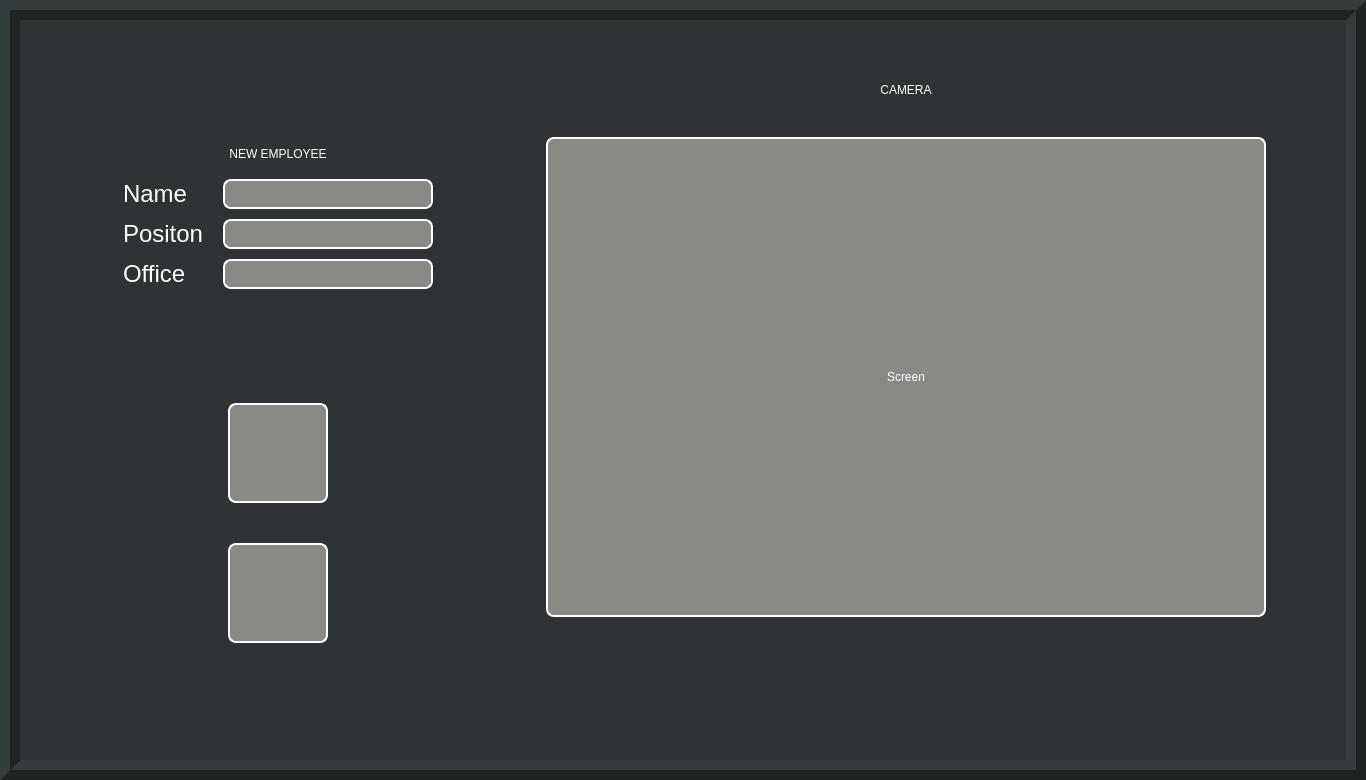
<?xml version="1.0" encoding="UTF-8"?>
<ui version="4.0">
 <class>Form</class>
 <widget class="QWidget" name="Form">
  <property name="geometry">
   <rect>
    <x>0</x>
    <y>0</y>
    <width>1366</width>
    <height>780</height>
   </rect>
  </property>
  <property name="minimumSize">
   <size>
    <width>1366</width>
    <height>768</height>
   </size>
  </property>
  <property name="maximumSize">
   <size>
    <width>1920</width>
    <height>1080</height>
   </size>
  </property>
  <property name="windowTitle">
   <string>Form</string>
  </property>
  <property name="styleSheet">
   <string notr="true">background-color: rgb(46, 52, 54)</string>
  </property>
  <layout class="QHBoxLayout" name="horizontalLayout">
   <property name="spacing">
    <number>0</number>
   </property>
   <property name="leftMargin">
    <number>0</number>
   </property>
   <property name="topMargin">
    <number>0</number>
   </property>
   <property name="rightMargin">
    <number>0</number>
   </property>
   <property name="bottomMargin">
    <number>0</number>
   </property>
   <item>
    <widget class="QFrame" name="frame">
     <property name="frameShape">
      <enum>QFrame::Box</enum>
     </property>
     <property name="frameShadow">
      <enum>QFrame::Raised</enum>
     </property>
     <property name="lineWidth">
      <number>10</number>
     </property>
     <layout class="QHBoxLayout" name="horizontalLayout_2">
      <property name="spacing">
       <number>0</number>
      </property>
      <property name="leftMargin">
       <number>10</number>
      </property>
      <property name="topMargin">
       <number>10</number>
      </property>
      <property name="rightMargin">
       <number>10</number>
      </property>
      <property name="bottomMargin">
       <number>10</number>
      </property>
      <item>
       <widget class="QFrame" name="frame_2">
        <property name="frameShape">
         <enum>QFrame::NoFrame</enum>
        </property>
        <property name="frameShadow">
         <enum>QFrame::Raised</enum>
        </property>
        <layout class="QVBoxLayout" name="verticalLayout_5">
         <item>
          <widget class="QFrame" name="frame_4">
           <property name="sizePolicy">
            <sizepolicy hsizetype="Expanding" vsizetype="Fixed">
             <horstretch>0</horstretch>
             <verstretch>0</verstretch>
            </sizepolicy>
           </property>
           <property name="frameShape">
            <enum>QFrame::NoFrame</enum>
           </property>
           <property name="frameShadow">
            <enum>QFrame::Raised</enum>
           </property>
           <layout class="QVBoxLayout" name="verticalLayout_2">
            <property name="spacing">
             <number>10</number>
            </property>
            <property name="leftMargin">
             <number>50</number>
            </property>
            <property name="topMargin">
             <number>100</number>
            </property>
            <property name="rightMargin">
             <number>0</number>
            </property>
            <property name="bottomMargin">
             <number>10</number>
            </property>
            <item>
             <widget class="QFrame" name="frame_6">
              <property name="sizePolicy">
               <sizepolicy hsizetype="Preferred" vsizetype="Fixed">
                <horstretch>0</horstretch>
                <verstretch>0</verstretch>
               </sizepolicy>
              </property>
              <property name="frameShape">
               <enum>QFrame::NoFrame</enum>
              </property>
              <property name="frameShadow">
               <enum>QFrame::Raised</enum>
              </property>
              <layout class="QFormLayout" name="formLayout_2">
               <property name="labelAlignment">
                <set>Qt::AlignCenter</set>
               </property>
               <property name="formAlignment">
                <set>Qt::AlignCenter</set>
               </property>
               <property name="horizontalSpacing">
                <number>0</number>
               </property>
               <property name="verticalSpacing">
                <number>0</number>
               </property>
               <property name="leftMargin">
                <number>0</number>
               </property>
               <property name="topMargin">
                <number>0</number>
               </property>
               <property name="rightMargin">
                <number>0</number>
               </property>
               <property name="bottomMargin">
                <number>0</number>
               </property>
               <item row="0" column="0">
                <widget class="QLabel" name="label_7">
                 <property name="minimumSize">
                  <size>
                   <width>130</width>
                   <height>30</height>
                  </size>
                 </property>
                 <property name="styleSheet">
                  <string notr="true">font: 75 15pt &quot;Ubuntu Condensed&quot;;
color: rgb(255, 255, 255);</string>
                 </property>
                 <property name="text">
                  <string>NEW EMPLOYEE</string>
                 </property>
                 <property name="alignment">
                  <set>Qt::AlignCenter</set>
                 </property>
                </widget>
               </item>
              </layout>
             </widget>
            </item>
            <item>
             <widget class="QFrame" name="frame_7">
              <property name="frameShape">
               <enum>QFrame::NoFrame</enum>
              </property>
              <property name="frameShadow">
               <enum>QFrame::Raised</enum>
              </property>
              <layout class="QFormLayout" name="formLayout_4">
               <property name="labelAlignment">
                <set>Qt::AlignCenter</set>
               </property>
               <property name="formAlignment">
                <set>Qt::AlignCenter</set>
               </property>
               <property name="horizontalSpacing">
                <number>10</number>
               </property>
               <property name="verticalSpacing">
                <number>10</number>
               </property>
               <property name="leftMargin">
                <number>0</number>
               </property>
               <property name="topMargin">
                <number>0</number>
               </property>
               <property name="rightMargin">
                <number>0</number>
               </property>
               <property name="bottomMargin">
                <number>0</number>
               </property>
               <item row="0" column="0">
                <layout class="QGridLayout" name="gridLayout">
                 <item row="2" column="1">
                  <widget class="QLineEdit" name="office">
                   <property name="maximumSize">
                    <size>
                     <width>210</width>
                     <height>30</height>
                    </size>
                   </property>
                   <property name="styleSheet">
                    <string notr="true">border-color: rgb(255, 255, 255);
background-color: rgb(136, 138, 133);
border-width : 1.5px;
border-style:inset;
border-radius: 8px;
font: 75 15pt &quot;Ubuntu Condensed&quot;;
padding: 0 5px;
color: rgb(255, 255, 255);</string>
                   </property>
                  </widget>
                 </item>
                 <item row="1" column="0">
                  <widget class="QLabel" name="label_3">
                   <property name="minimumSize">
                    <size>
                     <width>90</width>
                     <height>30</height>
                    </size>
                   </property>
                   <property name="maximumSize">
                    <size>
                     <width>90</width>
                     <height>30</height>
                    </size>
                   </property>
                   <property name="styleSheet">
                    <string notr="true">color: rgb(255, 255, 255);
font: 75 15pt &quot;Ubuntu Condensed&quot;;
border-style:inset;</string>
                   </property>
                   <property name="text">
                    <string>&lt;html&gt;&lt;head/&gt;&lt;body&gt;&lt;p&gt;&lt;span style=&quot; font-size:18pt; font-weight:400;&quot;&gt;Positon&lt;/span&gt;&lt;/p&gt;&lt;/body&gt;&lt;/html&gt;</string>
                   </property>
                  </widget>
                 </item>
                 <item row="0" column="1">
                  <widget class="QLineEdit" name="name">
                   <property name="minimumSize">
                    <size>
                     <width>210</width>
                     <height>30</height>
                    </size>
                   </property>
                   <property name="maximumSize">
                    <size>
                     <width>210</width>
                     <height>30</height>
                    </size>
                   </property>
                   <property name="styleSheet">
                    <string notr="true">border-color: rgb(255, 255, 255);
background-color: rgb(136, 138, 133);
border-width : 1.5px;
border-style:inset;
border-radius: 8px;
font: 75 15pt &quot;Ubuntu Condensed&quot;;
padding: 0 5px;
color: rgb(255, 255, 255);</string>
                   </property>
                   <property name="text">
                    <string/>
                   </property>
                  </widget>
                 </item>
                 <item row="1" column="1">
                  <widget class="QLineEdit" name="position">
                   <property name="minimumSize">
                    <size>
                     <width>210</width>
                     <height>30</height>
                    </size>
                   </property>
                   <property name="maximumSize">
                    <size>
                     <width>210</width>
                     <height>30</height>
                    </size>
                   </property>
                   <property name="styleSheet">
                    <string notr="true">border-color: rgb(255, 255, 255);
background-color: rgb(136, 138, 133);
border-width : 1.5px;
border-style:inset;
border-radius: 8px;
font: 75 15pt &quot;Ubuntu Condensed&quot;;
padding: 0 5px;
color: rgb(255, 255, 255);</string>
                   </property>
                  </widget>
                 </item>
                 <item row="2" column="0">
                  <widget class="QLabel" name="label_4">
                   <property name="minimumSize">
                    <size>
                     <width>90</width>
                     <height>30</height>
                    </size>
                   </property>
                   <property name="maximumSize">
                    <size>
                     <width>90</width>
                     <height>30</height>
                    </size>
                   </property>
                   <property name="styleSheet">
                    <string notr="true">color: rgb(255, 255, 255);
font: 75 15pt &quot;Ubuntu Condensed&quot;;
border-style:inset;</string>
                   </property>
                   <property name="text">
                    <string>&lt;html&gt;&lt;head/&gt;&lt;body&gt;&lt;p&gt;&lt;span style=&quot; font-size:18pt; font-weight:400;&quot;&gt;Office&lt;/span&gt;&lt;/p&gt;&lt;/body&gt;&lt;/html&gt;</string>
                   </property>
                  </widget>
                 </item>
                 <item row="0" column="0">
                  <widget class="QLabel" name="label_2">
                   <property name="minimumSize">
                    <size>
                     <width>90</width>
                     <height>30</height>
                    </size>
                   </property>
                   <property name="maximumSize">
                    <size>
                     <width>90</width>
                     <height>30</height>
                    </size>
                   </property>
                   <property name="styleSheet">
                    <string notr="true">color: rgb(255, 255, 255);
font: 75 15pt &quot;Ubuntu Condensed&quot;;
border-style:inset;</string>
                   </property>
                   <property name="text">
                    <string>&lt;html&gt;&lt;head/&gt;&lt;body&gt;&lt;p&gt;&lt;span style=&quot; font-size:18pt; font-weight:400;&quot;&gt;Name&lt;/span&gt;&lt;/p&gt;&lt;/body&gt;&lt;/html&gt;</string>
                   </property>
                  </widget>
                 </item>
                </layout>
               </item>
              </layout>
             </widget>
            </item>
           </layout>
          </widget>
         </item>
         <item>
          <widget class="QFrame" name="frame_5">
           <property name="frameShape">
            <enum>QFrame::NoFrame</enum>
           </property>
           <property name="frameShadow">
            <enum>QFrame::Raised</enum>
           </property>
           <layout class="QFormLayout" name="formLayout">
            <property name="labelAlignment">
             <set>Qt::AlignCenter</set>
            </property>
            <property name="formAlignment">
             <set>Qt::AlignCenter</set>
            </property>
            <property name="horizontalSpacing">
             <number>0</number>
            </property>
            <property name="verticalSpacing">
             <number>0</number>
            </property>
            <property name="leftMargin">
             <number>50</number>
            </property>
            <property name="topMargin">
             <number>50</number>
            </property>
            <property name="rightMargin">
             <number>0</number>
            </property>
            <property name="bottomMargin">
             <number>50</number>
            </property>
            <item row="0" column="0">
             <layout class="QVBoxLayout" name="verticalLayout">
              <item alignment="Qt::AlignHCenter|Qt::AlignVCenter">
               <widget class="QPushButton" name="cap_button">
                <property name="minimumSize">
                 <size>
                  <width>100</width>
                  <height>100</height>
                 </size>
                </property>
                <property name="maximumSize">
                 <size>
                  <width>100</width>
                  <height>100</height>
                 </size>
                </property>
                <property name="styleSheet">
                 <string notr="true">QPushButton{
border-color: rgb(255 ,255,255);
font: 75 15pt &quot;Ubuntu Condensed&quot;;
background-color: rgb(136, 138, 133);
border-width : 1.5px;
border-style:inset;
border-radius: 8px;
padding: 0 5px;
color: rgb(255, 255, 255);
}
QPushButton:pressed{
	background-color: rgb(32, 74, 135);

}</string>
                </property>
                <property name="text">
                 <string/>
                </property>
                <property name="iconSize">
                 <size>
                  <width>100</width>
                  <height>100</height>
                 </size>
                </property>
               </widget>
              </item>
              <item>
               <spacer name="verticalSpacer">
                <property name="orientation">
                 <enum>Qt::Vertical</enum>
                </property>
                <property name="sizeType">
                 <enum>QSizePolicy::Fixed</enum>
                </property>
                <property name="sizeHint" stdset="0">
                 <size>
                  <width>20</width>
                  <height>40</height>
                 </size>
                </property>
               </spacer>
              </item>
              <item alignment="Qt::AlignHCenter|Qt::AlignVCenter">
               <widget class="QPushButton" name="create_person">
                <property name="minimumSize">
                 <size>
                  <width>100</width>
                  <height>100</height>
                 </size>
                </property>
                <property name="maximumSize">
                 <size>
                  <width>100</width>
                  <height>100</height>
                 </size>
                </property>
                <property name="styleSheet">
                 <string notr="true">QPushButton{
border-color: rgb(255 ,255,255);
font: 75 15pt &quot;Ubuntu Condensed&quot;;
background-color: rgb(136, 138, 133);
border-width : 1.5px;
border-style:inset;
border-radius: 8px;
padding: 0 5px;
color: rgb(255, 255, 255);
}
QPushButton:pressed{
	background-color: rgb(32, 74, 135);

}</string>
                </property>
                <property name="text">
                 <string/>
                </property>
                <property name="iconSize">
                 <size>
                  <width>100</width>
                  <height>100</height>
                 </size>
                </property>
               </widget>
              </item>
             </layout>
            </item>
           </layout>
          </widget>
         </item>
        </layout>
       </widget>
      </item>
      <item>
       <widget class="QFrame" name="frame_3">
        <property name="sizePolicy">
         <sizepolicy hsizetype="Expanding" vsizetype="Expanding">
          <horstretch>0</horstretch>
          <verstretch>0</verstretch>
         </sizepolicy>
        </property>
        <property name="frameShape">
         <enum>QFrame::NoFrame</enum>
        </property>
        <property name="frameShadow">
         <enum>QFrame::Raised</enum>
        </property>
        <layout class="QVBoxLayout" name="verticalLayout_3">
         <property name="leftMargin">
          <number>20</number>
         </property>
         <property name="topMargin">
          <number>20</number>
         </property>
         <property name="rightMargin">
          <number>20</number>
         </property>
         <property name="bottomMargin">
          <number>100</number>
         </property>
         <item>
          <widget class="QFrame" name="frame_9">
           <property name="frameShape">
            <enum>QFrame::NoFrame</enum>
           </property>
           <property name="frameShadow">
            <enum>QFrame::Raised</enum>
           </property>
           <layout class="QFormLayout" name="formLayout_5">
            <property name="labelAlignment">
             <set>Qt::AlignCenter</set>
            </property>
            <property name="formAlignment">
             <set>Qt::AlignCenter</set>
            </property>
            <property name="horizontalSpacing">
             <number>0</number>
            </property>
            <property name="verticalSpacing">
             <number>0</number>
            </property>
            <property name="leftMargin">
             <number>50</number>
            </property>
            <property name="topMargin">
             <number>0</number>
            </property>
            <property name="rightMargin">
             <number>50</number>
            </property>
            <property name="bottomMargin">
             <number>0</number>
            </property>
            <item row="2" column="0">
             <widget class="QLabel" name="screen">
              <property name="sizePolicy">
               <sizepolicy hsizetype="Expanding" vsizetype="Fixed">
                <horstretch>0</horstretch>
                <verstretch>0</verstretch>
               </sizepolicy>
              </property>
              <property name="minimumSize">
               <size>
                <width>720</width>
                <height>480</height>
               </size>
              </property>
              <property name="maximumSize">
               <size>
                <width>720</width>
                <height>480</height>
               </size>
              </property>
              <property name="styleSheet">
               <string notr="true">background-color: rgb(136, 138, 133);
border-color: rgb(255 ,255,255);
font: 75 15pt &quot;Ubuntu Condensed&quot;;
border-width : 1.5px;
border-style:inset;
border-radius: 8px;
padding: 0 5px;
color: rgb(255, 255, 255);</string>
              </property>
              <property name="text">
               <string>Screen</string>
              </property>
              <property name="alignment">
               <set>Qt::AlignCenter</set>
              </property>
             </widget>
            </item>
            <item row="1" column="0" colspan="2">
             <widget class="QLabel" name="label_5">
              <property name="sizePolicy">
               <sizepolicy hsizetype="Expanding" vsizetype="Fixed">
                <horstretch>0</horstretch>
                <verstretch>0</verstretch>
               </sizepolicy>
              </property>
              <property name="minimumSize">
               <size>
                <width>130</width>
                <height>30</height>
               </size>
              </property>
              <property name="styleSheet">
               <string notr="true">font: 75 15pt &quot;Ubuntu Condensed&quot;;
color: rgb(255, 255, 255);</string>
              </property>
              <property name="text">
               <string>&lt;html&gt;&lt;head/&gt;&lt;body&gt;&lt;p&gt;CAMERA&lt;/p&gt;&lt;p&gt;&lt;br/&gt;&lt;/p&gt;&lt;/body&gt;&lt;/html&gt;</string>
              </property>
              <property name="alignment">
               <set>Qt::AlignCenter</set>
              </property>
             </widget>
            </item>
           </layout>
          </widget>
         </item>
        </layout>
       </widget>
      </item>
     </layout>
    </widget>
   </item>
  </layout>
 </widget>
 <resources/>
 <connections/>
</ui>
